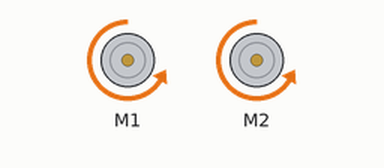
Recording of a sketch running on a simulated Arduino Uno, built with avr-gcc and run on an emulated ATmega328P. Parts: 2 × DC motor (green arrow = forward, orange = backward, longer = faster).

Above: at 0.16 s.
At 0.99 s:
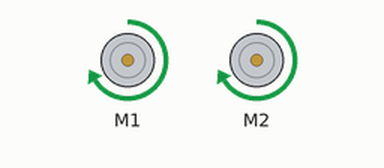
At 3.0 s:
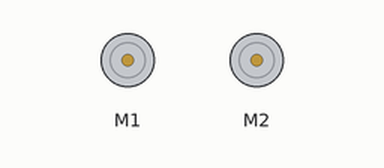
Timing chart, 0 to 3.8 s (numbered marks = the images above):
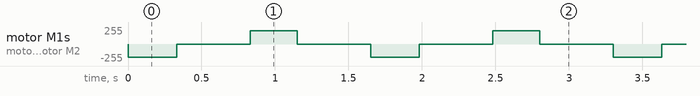

The sketch:

dcmotortest.ino
```cpp
#include "MeMCore.h"
#include <Wire.h>
MeDCMotor motor3(M1);
MeDCMotor motor4(M2);
void setup() {
  // put your setup code here, to run once:

}

void loop() {
  // put your main code here, to run repeatedly:
    motor3.run(-200);
    motor4.run(-200);
    delay(330);
    motor3.stop();
    motor4.stop();
    delay(500);
    motor3.run(200);//left
    motor4.run(200);
    delay(320);
    motor3.stop();
    motor4.stop();
    delay(500);
}
```

Measured:
- by itself, motor M1, motor M2: repeats every 1.7 s: stopped 0.50 s, forward 200/255 0.32 s, stopped 0.50 s, backward 200/255 0.33 s
